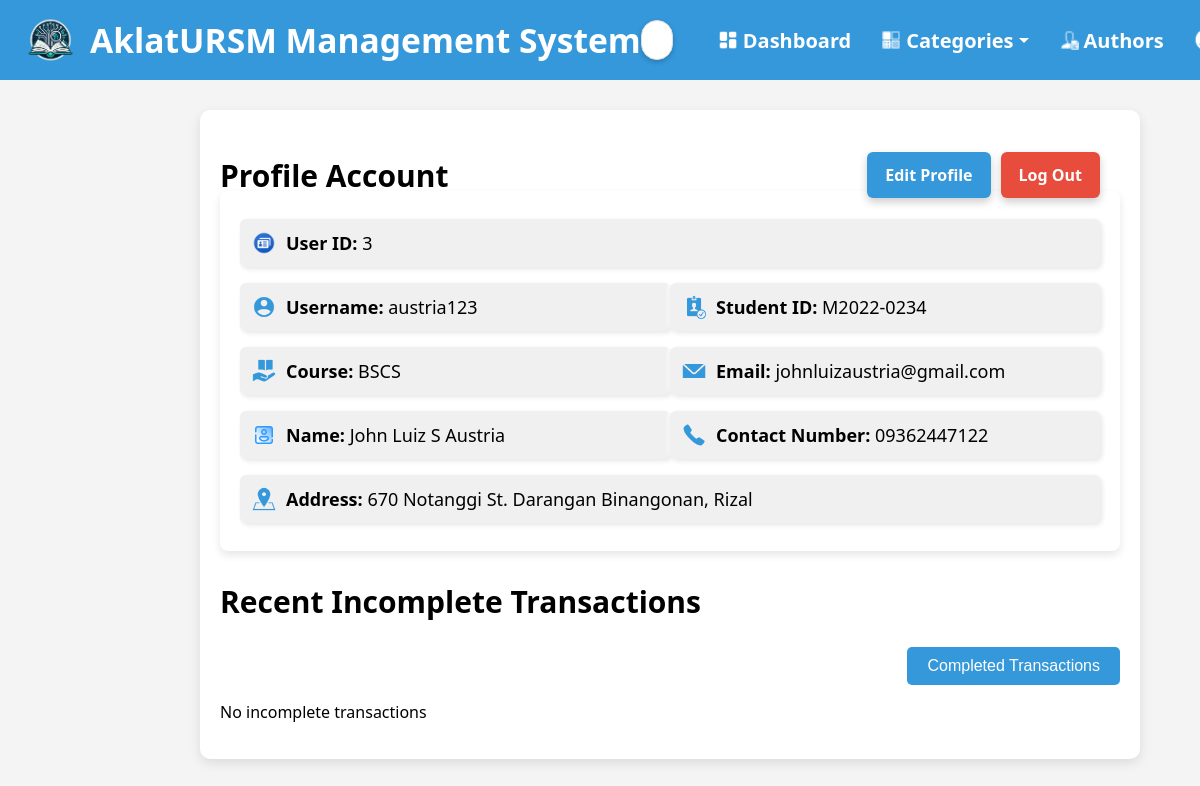
The app's page /pages/profile_account.php (signed in) with its own data.
### tables this page shows
CREATE TABLE `users` (
  `user_id` int(11) NOT NULL,
  `username` varchar(50) NOT NULL,
  `password` varchar(255) NOT NULL,
  `email` varchar(255) NOT NULL,
  `course` varchar(100) NOT NULL,
  `student_id` varchar(50) NOT NULL,
  `name` varchar(255) DEFAULT NULL,
  `address` text DEFAULT NULL,
  `contact_number` varchar(20) DEFAULT NULL,
  `ban_status` enum('active','banned') DEFAULT 'active',
  `ban_reason` varchar(255) DEFAULT NULL,
  `ban_expiry_date` datetime DEFAULT NULL
);

### pages/profile_account.php (the view, shortened to what this page needs)
<?php
include '../validate/db.php';
function getRecentTransactions($conn, $email, $limit = 10)
{
    $sql = "SELECT * FROM transactions
            WHERE email = ? AND completed = 0
            ORDER BY date_borrowed DESC LIMIT ?";
    $stmt = $conn->prepare($sql);
    $stmt->bind_param("si", $email, $limit);
    $stmt->execute();
    $result = $stmt->get_result();
    return $result;
}
function displayRecentTransactions($result)
{
    if ($result->num_rows > 0) {
?>
        <table class="modern-table">
            <thead>
                <tr>
                    <th>Book Title</th>
                    <th>Date Borrowed</th>
                    <th>Return Date</th>
                    <th>Status</th>
                    <th>Action</th>
                </tr>
            </thead>
            <tbody>
            <?php
                while ($row = $result->fetch_assoc()) {
                    $returnDateTimestamp = strtotime($row['return_date']);
                    if ($returnDateTimestamp === false) {
                        $status = 'Invalid Date';
                        error_log("Invalid return_date: " . $row['return_date'] . " for transaction ID: " . $row['transaction_id']);
                    } else {
                        $nowTimestamp = time();
                        $status = ($nowTimestamp > $returnDateTimestamp) ? 'Late Return' : 'Active';
                    }
                    ?>
                    <tr>
                        <td><?php echo htmlspecialchars($row['book_title']); ?></td>
                        <td><?php echo htmlspecialchars($row['date_borrowed']); ?></td>
                        <td><?php echo htmlspecialchars($row['return_date']); ?></td>
                        <td class="<?php echo ($status === 'Late Return') ? 'late' : 'active'; ?>">
                            <?php echo htmlspecialchars($status); ?>
                        </td>
                        <td>
                            <form action="print_transaction.php" method="get" target="_blank">
                                <input type="hidden" name="transaction_id" value="<?php echo $row['transaction_id']; ?>">
                                <input type="hidden" name="student_id" value="<?php echo htmlspecialchars($row['student_id']); ?>">
                                <input type="hidden" name="book_title" value="<?php echo htmlspecialchars($row['book_title']); ?>">
                                <input type="hidden" name="date_borrowed" value="<?php echo htmlspecialchars($row['date_borrowed']); ?>">
                                <button type="submit" class="view-button">Print PDF</button>
                            </form>
                        </td>
                    </tr>
                <?php
                }
                ?>
            </tbody>
        </table>
        <?php
    } else {
        echo "<p>No incomplete transactions</p>";
    }
}
$userEmail = $_SESSION['email'];
try {
    $stmt = $conn->prepare("SELECT user_id, username, password, email, course, student_id, name, contact_number, address FROM users WHERE email = ?");
    $stmt->bind_param("s", $userEmail);
    $stmt->execute();
    $result = $stmt->get_result();
    $user = $result->fetch_assoc();
} catch (Exception $e) {
    echo "Error: " . $e->getMessage();
    exit();
}
$isEditing = false;
?>
<!DOCTYPE html>
<html lang="en">
<head>
</head>
<body>
    <header>
        <div class="header-left">
            <img src="../img/LMS_logo.png" alt="Library Logo" class="logo">
            <span class="system-title">AklatURSM Management System</span>
        </div>
        <div class="search-container">
            <input type="text" class="search-bar" placeholder="Search..." id="search-input" onkeyup="showSuggestions(this.value)">
        </div>
        <div class="nav-links">
            <ul>
                <li>
                    <img src="dashboard-icon.png" alt="Dashboard Icon" class="nav-icon">
                    <a href="dashboard.php">Dashboard</a>
                </li>
                <li class="dropdown">
                    <img src="categories-icon.png" alt="Categories Icon" class="nav-icon">
                    <a href="categories.php">Categories <span class="down-arrow"></span></a>
                </li>
                <li>
                    <img src="authors-icon.png" alt="Authors Icon" class="nav-icon">
                    <a href="Authors.php">Authors</a>
                </li>
                <li>
                    <a href="profile_account.php" class="account-icon-link">
                        <img src="account-icon.png" alt="Account Icon" class="nav-icon">
                    </a>
                </li>
            </ul>
        </div>
    </header>
    <div class="container">
        <div class="profile-header">
            <?php if (!$isEditing): ?>
                <a href="?edit=true" class="edit-button">Edit Profile</a>
            <?php endif; ?>
            <a href="login.php" class="logout-button">Log Out</a>
        </div>
        <h2 style="font-size: 30px;">Profile Account</h2>
        <div class="user-details">
            <?php if (!$isEditing): ?>
                <?php if ($user): ?>
                    <p class="detail-item"><img src="user-id-icon.png" alt="User ID"><strong>User ID:&nbsp</strong> <?php echo htmlspecialchars($user['user_id']); ?></p>
                    <div class="row">
                        <p class="detail-item"><img src="username-icon.png" alt="Username"><strong>Username:&nbsp</strong> <?php echo htmlspecialchars($user['username']); ?></p>
                        <p class="detail-item"><img src="student-id-icon.png" alt="Student ID"><strong>Student ID:&nbsp</strong> <?php echo htmlspecialchars($user['student_id']); ?></p>
                    </div>
                    <div class="row">
                        <p class="detail-item"><img src="course-icon.png" alt="Course"><strong>Course:&nbsp</strong> <?php echo htmlspecialchars($user['course']); ?></p>
                        <p class="detail-item"><img src="email-icon.png" alt="Email"><strong>Email:&nbsp</strong> <?php echo htmlspecialchars($user['email']); ?></p>
                    </div>
                    <div class="row">
                        <p class="detail-item"><img src="name-icon.png" alt="Name"><strong>Name:&nbsp</strong> <?php echo htmlspecialchars($user['name']); ?></p>
                        <p class="detail-item"><img src="contact-icon.png" alt="Contact Number"><strong>Contact Number:&nbsp</strong> <?php echo htmlspecialchars($user['contact_number']); ?></p>
                    </div>
                    <p class="detail-item"><img src="address-icon.png" alt="Address"><strong>Address:&nbsp</strong> <?php echo htmlspecialchars($user['address']); ?></p>
                <?php else: ?>
                    <p>User details not found.</p>
                <?php endif; ?>
            <?php endif; ?>
        </div>
        <section class="transaction-section">
            <h2 style="font-size: 30px; margin-top: 30px;">Recent Incomplete Transactions</h2>
            <div class="button-container" style="text-align: right; margin-top: 20px;">
                <button id="openCompletedTransactions" class="view-button">Completed Transactions</button>
            </div>
            <div class="transaction-grid">
                <?php
                if (isset($_SESSION['email'])) {
                    $email = $_SESSION['email'];
                    $recentTransactions = getRecentTransactions($conn, $email, 10);
                    displayRecentTransactions($recentTransactions);
                } else {
                    echo "<p>Please log in to see your transactions.</p>";
                }
                ?>
            </div>
        </section>
    </div>
</body>
</html>

### pages/profile_account.php (style rules this page uses)
body { font-family: 'Segoe UI', Tahoma, Geneva, Verdana, sans-serif; margin: 0; padding: 0; background-color: #f4f4f4; display: flex; flex-direction: column; min-height: 100vh; }
.container { width: 75%; margin-top: 30px; margin-bottom: 30px; margin-left: 200px; background-color: #fff; padding: 20px; border-radius: 10px; box-shadow: 0 4px 12px rgba(0, 0, 0, 0.1); }
header { background-color: #3498db; color: white; display: flex; align-items: center; justify-content: space-between; padding: 10px 20px; border-radius: 0; }
.header-left { display: flex; align-items: center; }
.logo { width: 60px; margin-right: 10px; }
.system-title { font-size: 2.1em; font-weight: 600; white-space: nowrap; }
.search-container { display: flex; align-items: center; flex-grow: 1; justify-content: flex-end; position: relative; }
.search-bar { width: 55%; padding: 10px 15px; border: 1px solid #ddd; border-radius: 25px; box-sizing: border-box; font-size: 16px; margin-right: 15px; background-color: white; color: black; outline: none; box-shadow: 0 2px 5px rgba(0, 0, 0, 0.2); }
.search-bar::placeholder { color: #999; }
.nav-links { display: flex; align-items: center; }
.nav-links ul { display: flex; align-items: center; list-style-type: none; margin: 0; padding: 0; }
.nav-links ul li { display: flex; align-items: center; margin-left: 30px; }
.nav-icon { width: 20px; height: 20px; margin-right: 5px; }
.nav-links ul li a { display: flex; align-items: center; text-decoration: none; color: white; font-weight: 600; font-size: 20px; transition: color 0.3s ease; position: relative; z-index: 3; }
.dropdown { position: relative; display: inline-block; }
.down-arrow { display: inline-block; width: 0; height: 0; border-left: 5px solid transparent; border-right: 5px solid transparent; border-top: 5px solid white; margin-left: 5px; }
.account-icon-link { padding: 0; justify-content: center; display: flex; align-items: center; width: 30px; height: 30px; }
.account-icon-link::before { content: ""; }
.account-icon-link img { width: 30px; height: 30px; }
.user-details { background-color: white; border-radius: 8px; padding: 20px; margin-bottom: 10px; margin-top: -30px; font-family: 'Segoe UI', Tahoma, Geneva, Verdana, sans-serif; box-shadow: 0 4px 8px rgba(0, 0, 0, 0.1); }
.user-details p { background-color: #f0f0f0; color: black; padding: 12px; margin: 8px 0; border-radius: 6px; font-size: 18px; box-shadow: 2px 2px 5px rgba(0, 0, 0, 0.1), -2px -2px 5px rgba(255, 255, 255, 0.7); }
.user-details strong { font-weight: 700; color: black; }
.user-details .row { display: flex; justify-content: space-between; }
.user-details .row p { width: 48%; }
.profile-header { display: flex; justify-content: flex-end; align-items: center; margin-bottom: 20px; }
.logout-button { background-color: #e74c3c; color: white; padding: 12px 18px; border: none; border-radius: 6px; font-size: 16px; cursor: pointer; transition: background-color 0.3s ease; text-decoration: none; margin-bottom: -90px; margin-right: 20px; font-weight: bold; box-shadow: 0 4px 8px rgba(0, 0, 0, 0.2); }
.detail-item { display: flex; align-items: center; }
.detail-item img { margin-right: 10px; width: 24px; height: 24px; }
.edit-button { background-color: #3498db; color: white; padding: 12px 18px; border: none; border-radius: 6px; font-size: 16px; cursor: pointer; transition: background-color 0.3s ease; text-decoration: none; margin-right: 10px; font-weight: bold; box-shadow: 0 4px 8px rgba(0, 0, 0, 0.2); margin-bottom: -90px; margin-right: 10px; }
.view-button { padding: 10px 20px; font-size: 16px; background-color: #3498db; color: white; border: none; border-radius: 5px; cursor: pointer; right: 5%; }
button { padding: 10px 20px; font-size: 14px; border: none; border-radius: 5px; cursor: pointer; transition: background-color 0.3s, transform 0.2s; }

### records on screen
users: user_id "3", username "austria123", student "M2022-0234", course "BSCS", email "johnluizaustria@gmail.com", name "John Luiz S Austria", contact_number "09362447122", address "670 Notanggi St. Darangan Binangonan, Rizal"
